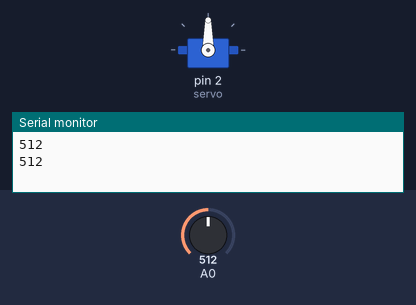
This sketch was run on a simulated Arduino Uno, built with avr-gcc and run on an emulated ATmega328P. Shown: servo, the last lines printed to the serial monitor. The inputs (shaded band) are chosen by the test bench; at power-on: A0 = 512.

Above: at 3.3 s.
3.4 s: A0 set to 52
6.7 s: A0 set to 45
At 8.2 s:
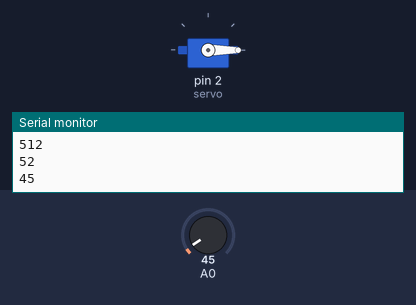
10.0 s: A0 set to 122
At 11.3 s:
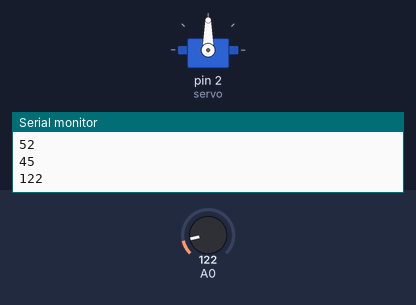
13.3 s: A0 set to 40
At 16.4 s:
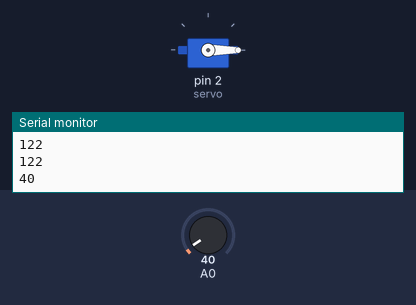
Timing chart, 0 to 17.6 s (numbered marks = the images above; inputs shaded):
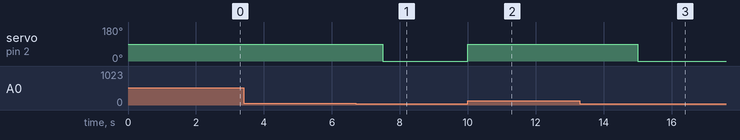

The sketch:

trashcan.ino
```cpp
#include <Servo.h>

Servo servo;

void setup()
{
    Serial.begin(9600);
	servo.attach(2);
}

void loop()
{
    int light = analogRead(A0);
    Serial.println(light);
    if (light >= 50) {
        servo.write(90);
        delay(2500);
    } else if (light < 50) {
        servo.write(0);
        delay(2500);
    }
	/* servo.write(50); */
}
```

Measured:
- the behaviour switches between 50 and 49 on A0 (found by bisection; images 0 and 1)
- after the input at 6.7 s, servo on pin 2 (servo): 90° → 0° after 0.80 s
- after the input at 10.0 s, servo on pin 2 (servo): 0° → 90° at once
- after the input at 13.3 s, servo on pin 2 (servo): 90° → 0° after 1.7 s
